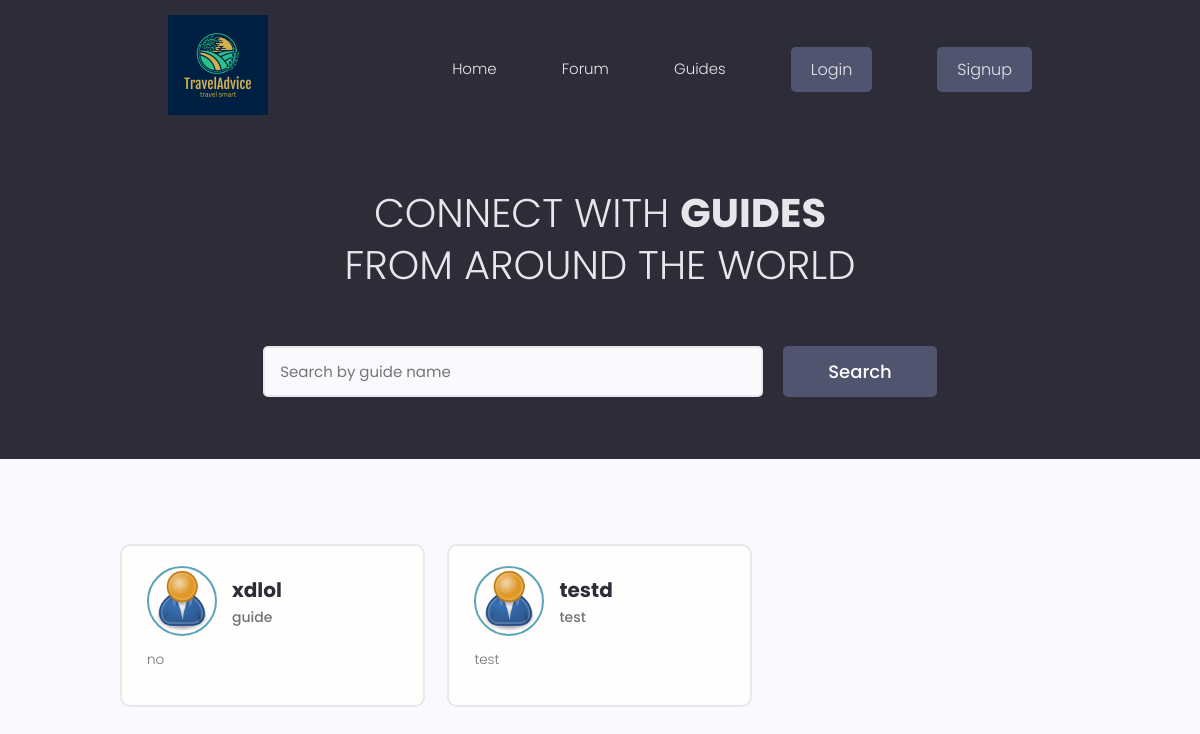
/users/, run on the app's committed database.
### users/models.py (models this page shows, shortened)
class Profile(models.Model):
    user = models.OneToOneField(User, on_delete=models.CASCADE, null=True, blank=True)
    name = models.CharField(max_length=200, blank=True, null=True)
    email = models.EmailField(max_length=500, blank=True, null= True)
    username =  models.CharField(max_length=200, blank=True, null=True)
    location =  models.CharField(max_length=200, blank=True, null=True)
    short_intro = models.CharField(max_length=200, blank = True, null=True)
    bio = models.TextField(blank=True,null=True)
    profile_image = models.ImageField(
        null=True, blank=True, upload_to='profiles/', default= "profiles/user-default.png")
    created = models.DateTimeField(auto_now_add=True)
    id = models.UUIDField(default=uuid.uuid4, unique=True, primary_key=True,editable=False)

### users/views.py (the view)
# urls.py: path('', views.profiles, name="profiles"),
def profiles(request):
    profiles = Profile.objects.all()
    context = {'profiles': profiles}
    return render(request, 'users/profiles.html', context)

### forum/context_processors.py (called while the page is built, shortened)
def searchFunction(request):
    search_context = {}
    posts = Post.objects.all()
    return search_context

### users/templates/users/profiles.html (shortened to what this page needs)
{% extends 'main.html' %}
{% block content %}
 <main class="home">
    <section class="hero-section text-center">
      <div class="container container--narrow">
        <div class="hero-section__box">
          <h2>CONNECT WITH <span>GUIDES</span></h2>
          <h2>FROM AROUND THE WORLD</h2>
        </div>
        <div class="hero-section__search">
          <form class="form" action="#" method="get">
            <div class="form__field">
              <input class="input input--text" id="formInput#search" type="text" name="text"
                placeholder="Search by guide name" />
            </div>
            <input class="btn btn--sub btn--lg" type="submit" value="Search" />
          </form>
        </div>
      </div>
    </section>
    <section class="devlist">
      <div class="container">
        <div class="grid grid--three">
            {% for profile in profiles %}
            {% if not profile.user.is_staff %}
          <div class="column card">
            <div class="dev">
              <a href="{% url 'guide-profile' profile.id %}" class="card__body">
                <div class="dev__profile">
                  <img class="avatar avatar--md" src="{{ profile.profile_image.url }}"
                  alt="image" />
                  <div class="dev__meta">
                    <h3>{{ profile.name }}</h3>
                    <h5>{{ profile.short_intro|slice:"60"}}</h5>
                  </div>
                </div>
                <p class="dev__info">{{ profile.bio|slice:"150" }}</p>
              </a>
            </div>
          </div>
          {% endif %}
          {% endfor %}
        </div>
      </div>
    </section>
  </main>
{% endblock content %}

### static/styles/app.css (style rules this page uses)
:root { --color-sub: #2d2d39; }
.btn--sub { background-color: var(--color-sub-light); }
.card { border: 2px solid var(--color-light); }
img { width: 100%; }
.hero-section { height: 40vh; display: flex; align-items: center; background-color: var(--color-sub); }
.hero-section__box { margin-bottom: 4rem; }
.hero-section__box > h2, .hero-section__box > h2 > span { font-size: 4rem; color: var(--color-light); line-height: 1.3; text-transform: uppercase; }
.hero-section__box > h2 { font-weight: 300; }
.hero-section__box > h2 > span { font-weight: 700; }
.hero-section__search > .form { display: flex; align-items: center; justify-content: center; gap: 2rem; }
.hero-section__search > .form input.input--text { width: 50rem; }
.devlist { margin-top: 8rem; }
.devlist .grid { align-items: stretch; }
.devlist .dev .dev__profile { display: flex; align-items: center; gap: 1.5rem; }
.devlist .dev .dev__meta h3 { color: var(--color-sub); font-size: 2rem; font-weight: 700; }
.devlist .dev .dev__meta h5 { color: var(--color-text); font-size: 1.4rem; font-weight: 500; }
.devlist .dev .dev__info { margin: 1.5rem 0; font-size: 1.35rem; line-height: 1.4; text-align: justify; }

### static/uikit/styles/modules/_variables.css (style rules this page uses)
:root { --color-main: #5aa5b9; --color-main-light: #e6faff; --color-sub: #3f4156; --color-sub-light: #51546e; --color-sub-lighter: #ededfd; --color-text: #737373; --color-gray: #8b8b8b; --color-light: #e5e7eb; --color-light-gray: #767676; --color-bg: #f8fafd; --color-white: #fffefd; --color-white-light: #f3f3f3; --color-success: #359e64; --color-success-bg: #def8e8; --color-error: #fc4b0b; --color-error-bg: #fff2ee; --font-base: 'Poppins', arial, helvetica, 'Segoe UI', roboto, ubuntu, sans-serif; --font-monospace: 'Fira Code', 'Courier New', courier, monospace; --font-regular: 300; --font-medium: 500; --font-bold: 700; --generic-shadow: 1px 1px 5px #00000010; --generic-transition: all 0.3s ease-in-out; }

### static/uikit/styles/modules/_base.css (style rules this page uses)
* { margin: 0; padding: 0; box-sizing: border-box; text-rendering: optimizeLegibility; color: inherit; font-size: inherit; }
html { font-size: 50%; }
@media only screen and (min-width: 480px) { html { font-size: 56.25%; } }
@media only screen and (min-width: 1200px) { html { font-size: 62.5%; } }
body { line-height: 1.6; font-weight: 400; font-size: 1.5rem; color: var(--color-text); background-color: var(--color-bg); min-height: 100vh; }

### static/uikit/styles/modules/_typography.css (style rules this page uses)
* { font-family: var(--font-base); }
h2 { font-size: 3.6rem; font-weight: var(--font-bold); }
h3 { font-size: 3.2rem; font-weight: var(--font-medium); }
h5 { font-size: 2.4rem; font-weight: var(--font-medium); }
h5, h6 { font-weight: var(--font-regular); }
p, span, strong { font-size: 1.6rem; color: var(--color-text); font-weight: var(--font-regular); }
a { padding-bottom: 2px; text-decoration: none; display: inline-block; color: var(--color-main); font-weight: var(--font-medium); }

### static/uikit/styles/modules/_utilities.css (style rules this page uses)
.container { width: 92%; max-width: 165rem; margin: 0 auto; box-sizing: border-box; }
.container--narrow { width: 92%; max-width: 120rem; }
@media screen and (min-width: 1000px) { .container { width: 90%; } }
@media screen and (min-width: 1000px) { .container--narrow { width: 85%; } }
@media screen and (min-width: 1200px) { .container { width: 80%; } }
@media screen and (min-width: 1200px) { .container--narrow { width: 72%; } }
.text-center { text-align: center; }

### static/uikit/styles/modules/_avatar.css (style rules this page uses)
.avatar { border-radius: 50%; border: 2px solid var(--color-main); object-fit: cover; }
.avatar--md { height: 7rem; width: 7rem; }

### static/uikit/styles/modules/_button.css (style rules this page uses)
.btn { display: inline-block; position: relative; cursor: pointer; background-color: var(--color-light); font-weight: var(--font-medium); color: var(--color-sub); text-decoration: none; padding: 1rem 2rem; border-radius: 0.5rem; border: none; width: -webkit-fit-content; width: -moz-fit-content; width: fit-content; height: -webkit-fit-content; height: -moz-fit-content; height: fit-content; font-size: 1.6rem; outline-width: 0; outline-color: transparent; -webkit-backface-visibility: hidden; backface-visibility: hidden; transition: all 0.3s ease-in-out; }
.btn--sub { background-color: var(--color-sub); color: var(--color-white); }
.btn--lg { font-size: 1.8rem; padding: 1.2rem 4.5rem; }

### static/uikit/styles/modules/_card.css (style rules this page uses)
.card { border-radius: 1rem; background-color: var(--color-white); border: 1.5px solid var(--color-light); width: auto; height: auto; margin-top: 0.5rem; margin-bottom: 0.5rem; overflow: hidden; }
.card__body, .card__header { padding: 2rem 2.5rem; }

### data on the page
Profile: profile_image (placeholder picture), name "xdlol", short_intro "guide", bio "no"
Profile: profile_image (placeholder picture), name "testd", short_intro "test", bio "test"
